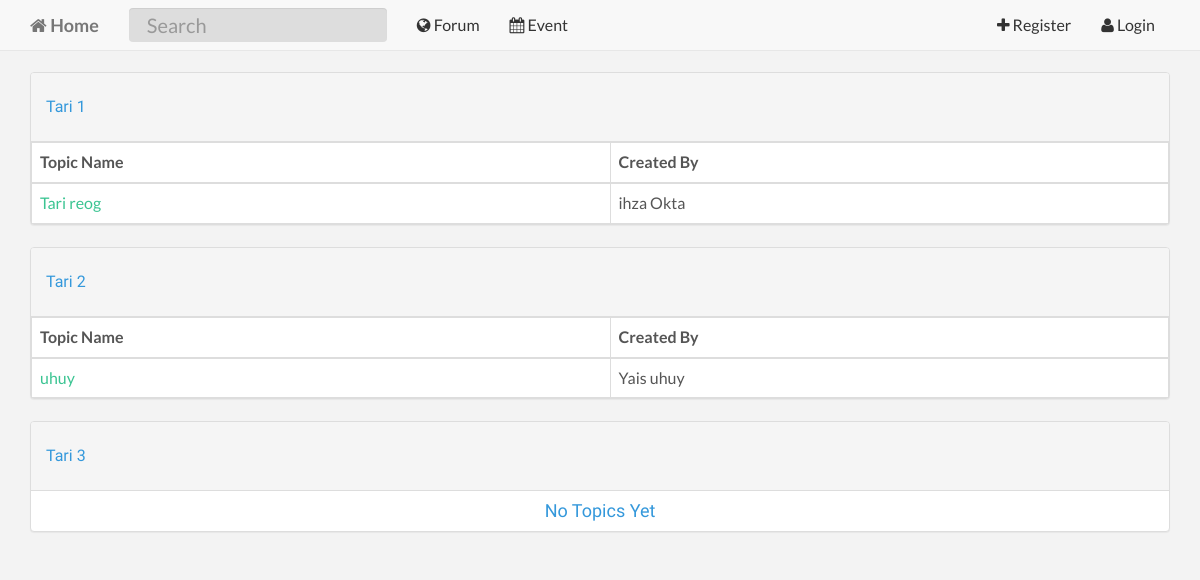
/notice.php, run on an earlier commit of the app's database.
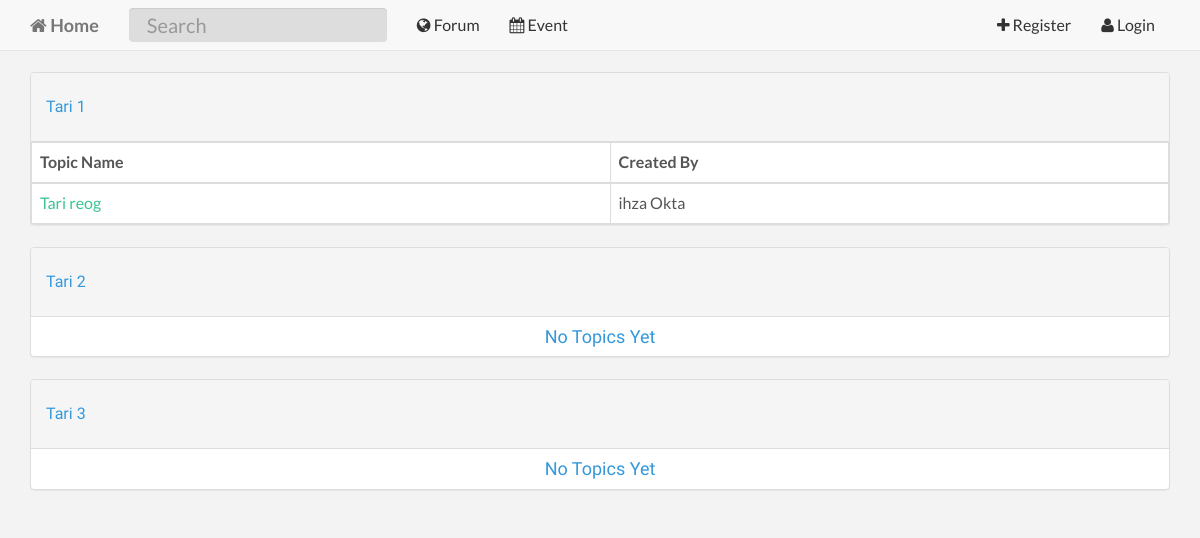
And on a later commit of the database.
### tables this page shows
CREATE TABLE `notice_topic` (
  `notice_topic_id` int(11) NOT NULL,
  `notice_topic_name` text NOT NULL,
  `notice_topic_time` timestamp NOT NULL DEFAULT CURRENT_TIMESTAMP,
  `notice_topic_body` text NOT NULL,
  `notice_topic_created_by` varchar(255) NOT NULL,
  `notice_topic_kategori` varchar(255) NOT NULL,
  `notice_topic_image` varchar(20) NOT NULL
);

CREATE TABLE `user` (
  `user_id` int(11) NOT NULL,
  `user_email` varchar(255) NOT NULL,
  `user_password` varchar(255) NOT NULL,
  `user_firstname` text NOT NULL,
  `user_lastname` text NOT NULL,
  `user_avatar` varchar(255) NOT NULL,
  `user_shortbio` text,
  `user_username` varchar(255) NOT NULL,
  `user_longbio` text,
  `user_website` varchar(255) DEFAULT NULL,
  `user_dob` date DEFAULT NULL,
  `user_profession` text,
  `user_gender` varchar(255) DEFAULT NULL,
  `user_address` text,
  `user_backgroundpicture` varchar(255) NOT NULL,
  `user_joindate` date NOT NULL,
  `user_country` varchar(255) DEFAULT NULL
);

### controllers/table/notice-table.php (the view)
    <div class="container">
<?php
        for($kategori_id=1;$kategori_id<=3;$kategori_id++){
            $sql = "SELECT * FROM notice_topic where notice_topic_kategori LIKE '%$kategori_id%' ORDER BY notice_topic_time";
            $result = mysqli_query($database,$sql);
            $rws_count = mysqli_num_rows($result);
?>
                <div class="panel panel-default">
                    <div class="panel-heading">
                        <h3 class="panel-title">Tari <?php echo $kategori_id; ?></h3>
                    </div>
<?php
                if($rws_count == 0){
?>
                    <h4 class="text-center">No Topics Yet</h4>
                </div>
<?php
                }
                else{
?>
                    <table class="table table-bordered">
                        <thead>
                            <tr>
                                <th>Topic Name</th>
                                <th>Created By</th>
                            </tr>
                        </thead>
<?php
                    while($rws = mysqli_fetch_array($result)){
                        $temp_user_username = $rws['notice_topic_created_by'];
                        $sql_search_username = "SELECT * FROM user WHERE user_username = '$temp_user_username'";
                        $result_search_username = mysqli_query($database,$sql_search_username) or die(mysqli_error($database));
                        $rws_search_username = mysqli_fetch_array($result_search_username);
?>
                        <tbody>
                            <tr>
                                <td><a href="notice-topic.php?notice_topic_id=<?php echo $rws['notice_topic_id'];?>"><?php echo $rws['notice_topic_name'];?></a></td>
                                <td><?php echo $rws_search_username['user_firstname'];?> <?php echo $rws_search_username['user_lastname'];?></td>
                            </tr>
                        </tbody>
<?php
                    }
?>
                    </table>
                </div>
<?php
                }
        }
?>
    </div>

What changed in the data, as far as the page shows it:
removed notice_topic: notice_topic_name "uhuy", user.user_firstname "Yais", user.user_lastname "uhuy"
Also different on the page:
list line gone: "Topic Name Created By"
new list line: "No Topics Yet"
